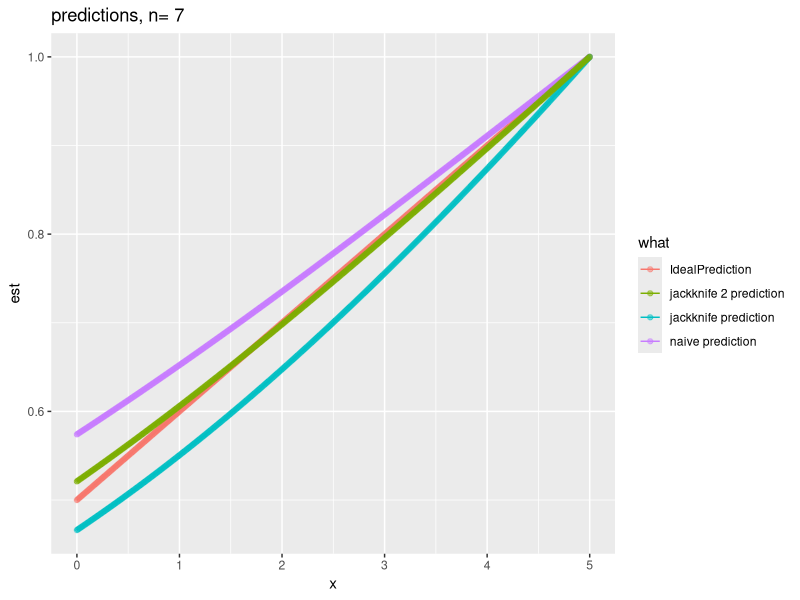

This figure's R source:
## ---- chunk 1
library('polynom')
library('ggplot2')


# y_i = 1 with probability 1/2 + e, 0 otherwise
# k = # of groups
# n = # of examples
# B logistic regresion solution to y ~ 0 + est
# est formed different ways
set.seed(23225)
e <- 0.1
k <- 2
n <- 7
probOn <- polynomial(c(1/2,e))
gGroups <- paste('g',1:k,sep='')
d <- data.frame(group=sample(gGroups,n,replace=TRUE),
                one=1,
                y=FALSE,
                stringsAsFactors=FALSE)

naiveEst <- function(d) {
  num <- aggregate(y~group,data=d,FUN=sum)
  den <- aggregate(one~group,data=d,FUN=sum)
  est <- num$y/den$one
  names(est) <- num$group
  as.numeric(est[d$group])
}

jackknifeEst <- function(d,jackDenom=1) {
  num <- aggregate(y~group,data=d,FUN=sum)
  numM <- num$y
  names(numM) <- num$group
  numV <- numM[d$group]
  den <- aggregate(one~group,data=d,FUN=sum)
  denM <- den$one
  names(denM) <- den$group
  denV <- denM[d$group]
  v <- as.numeric((numV-d$y/jackDenom)/(denV-1/jackDenom))
  v[is.na(v)|is.infinite(v)|is.nan(v)] <- 0
  v
}


estimateExpectedPrediction <- function(d) {
  if(all(d$y)) {
    return(1)
  }
  if(all(!d$y)) {
    return(0)
  }
  if(max(d$est)-min(d$est)<1.0e-5) {
    return(mean(d$y))
  }
  m <- glm(y~0+est,data=d,family=binomial(link='logit'))
  d$pred <- predict(m,newdata=d,type='response')
  gpred <- aggregate(pred~group,data=d,FUN=mean)
  # each group weighted equally
  return(mean(gpred$pred))
}

ys <- expand.grid( rep( list(0:1), n))==1
nPredEst <- 0
jPredEst <- 0
jPredEst2 <- 0
for(ii in seq_len(nrow(ys))) {
  y <- as.logical(ys[ii,])
  d$y <- y
  py <- probOn^(sum(y))*(1-probOn)^(length(y)-sum(y))
  d$est <- naiveEst(d)
  nPred <- estimateExpectedPrediction(d)
  nPredEst <- nPredEst + nPred*py
  d$est <- jackknifeEst(d,1)
  jPred <- estimateExpectedPrediction(d)
  jPredEst <- jPredEst + jPred*py
  d$est <- jackknifeEst(d,2)
  jPred2 <- estimateExpectedPrediction(d)
  jPredEst2 <- jPredEst2 + jPred2*py
}

print('naive prediction')
print(nPredEst)

print('jackknife prediction')
print(jPredEst)

print('jackknife 2 prediction')
print(jPredEst2)

print('ideal prediction')
print(probOn)

plotD <- data.frame(x=seq(0,(1-0.5)/e,by=0.01),
                    stringsAsFactors = FALSE)
plotD1 <- plotD
plotD1$what <- 'IdealPrediction'
plotD1$est <- as.function(probOn)(plotD$x)
plotD2 <- plotD
plotD2$what <- 'naive prediction'
plotD2$est <- as.function(nPredEst)(plotD$x)
plotD3 <- plotD
plotD3$what <- 'jackknife prediction'
plotD3$est <- as.function(jPredEst)(plotD$x)
plotD4 <- plotD
plotD4$what <- 'jackknife 2 prediction'
plotD4$est <- as.function(jPredEst2)(plotD$x)
plotD <- rbind(plotD1,plotD2,plotD3,plotD4)

ggplot(data=plotD,mapping=aes(x=x,y=est,color=what)) +
  geom_line() + geom_point(alpha=0.5) +
  ggtitle(paste('predictions, n=',n))
